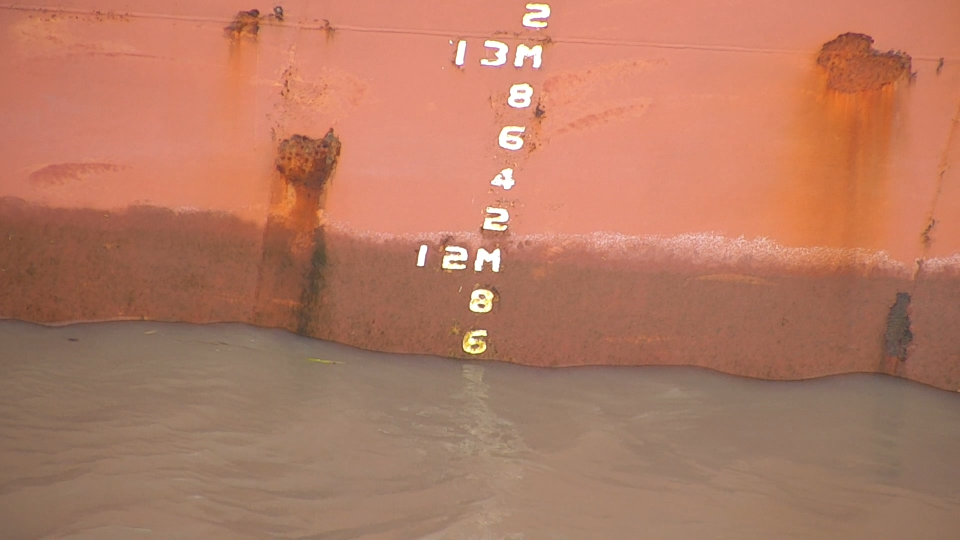
#> input picture Imagens/1.jpg, 1920 x 1080 px, found by its file name (shown at 1/2 size); its folder holds only this picture in this run
$ jupyter execute --allow-errors leitura_calado.ipynb   (shell and % lines are left out)
#> lines starting #> are read from the running program, lines starting #| are printed output that depends on the picture; after the words box and inside, x2 and y2 are one past the last pixel; in counts of white or black regions, pixels touching at a corner belong together
#> the sliders are set to path = ../imagens/1.jpg
<a href="https://colab.research.google.com/github/Felipe-Cancio/Dinamic-Draft-Reading/blob/master/Notebooks/leitura_calado.ipynb" target="_parent"></a>

[cell 1]
# Importando as bibliotecas necessárias
import cv2 as cv
import matplotlib.pyplot as plt
import matplotlib.image as img
import numpy as np

[cell 2]
# VISUALIZAR IMAGEM
def displayImg(img, title):
  plt.figure(figsize=(32,32))
  plt.subplot(122),plt.imshow(img)
  plt.title(title), plt.xticks([]), plt.yticks([])
  plt.show()

# VISUALIZAR A COMPARAÇÃO DE DUAS IMAGENS
def compareImgs(image1, image2, title1, title2, cmap=None):
  plt.figure(figsize=(22,22))
  plt.subplot(121),plt.imshow(image1, cmap=cmap)
  plt.title(title2), plt.xticks([]), plt.yticks([])
  plt.figure(figsize=(22,22))
  plt.subplot(122),plt.imshow(image2, cmap=cmap)
  plt.title(title2), plt.xticks([]), plt.yticks([])
  plt.show()

[cell 3]
# # EXEC GOOGLE COLAB
# # Montando o Drive
# from google.colab import drive
# drive.mount('/content/drive/MyDrive/IFMA/II Hackaton Softex IFMA DCOMP 2023/Programação/Imagens')

[cell 4]
# [17 lines of commented-out code are left out]

[cell 5]
# # EXEC GOOGLE COLAB
# # Canny Edge Detection
# edges = cv.Canny(gray,50,100)
# compareImgs(gray, edges)

[cell 6]
# # EXEC GOOGLE COLAB
# # Hough Line Trasnform
# copy = image.copy()   # Fazendo uma cópia da imagem original para desenhar as retas

# # # CLÁSSICA
# # lines = cv.HoughLines(edges, 1, np.pi/180, 150, None, 0, 0)
# # if lines is not None:
# #   for i in range(0, len(lines)):-
# #     rho = lines[i][0][0]
# #     theta = lines[i][0][1]
# #     a = np.cos(theta)
# #     b = np.sin(theta)
# #     x0 = a * rho
# #     y0 = b * rho
# #     pt1 = (int(x0 + 1000*(-b)), int(y0 + 1000*(a)))
# #     pt2 = (int(x0 - 1000*(-b)), int(y0 - 1000*(a)))
# #     cv.line(copy, pt1, pt2, (0,0,255), 3, cv.LINE_AA)

# # PROBABILÍSTICA
# linesP = cv.HoughLinesP(edges, 1, np.pi/180, 50, None, 50, 10)

# if linesP is not None:
#   for i in range(0, len(linesP)):
#     l = linesP[i][0]
#     cv.line(copy, (l[0], l[1]), (l[2], l[3]), (255,0,0), 3, cv.LINE_AA)

# displayImg(copy, 'Hough Transform')

[cell 7]
# EXEC JUPYTER NOTEBOOK
# Biblioteca p/ adicionar interatividade ao Jupyter
from ipywidgets import interact, interactive, interact_manual

# Definindo uma lista com o caminho de cada imagem do conjunto
paths = ['../imagens/' + str(i) + '.jpg' for i in range(1,21)]

# Função p/ carregar as imagens
def loadImages(path):
  # Deixando as imagens com escopo global
#> called with path = '../imagens/1.jpg'
  global image
  global gray

  image = plt.imread(path)                    # Lendo a imagem usando matplotlib
#> image is the input picture: shape (1080, 1920, 3); mean R, G, B 179.7, 122.2, 99
  gray = cv.cvtColor(image,cv.COLOR_BGR2GRAY) # Transformando a imagem p/ escala de cinza
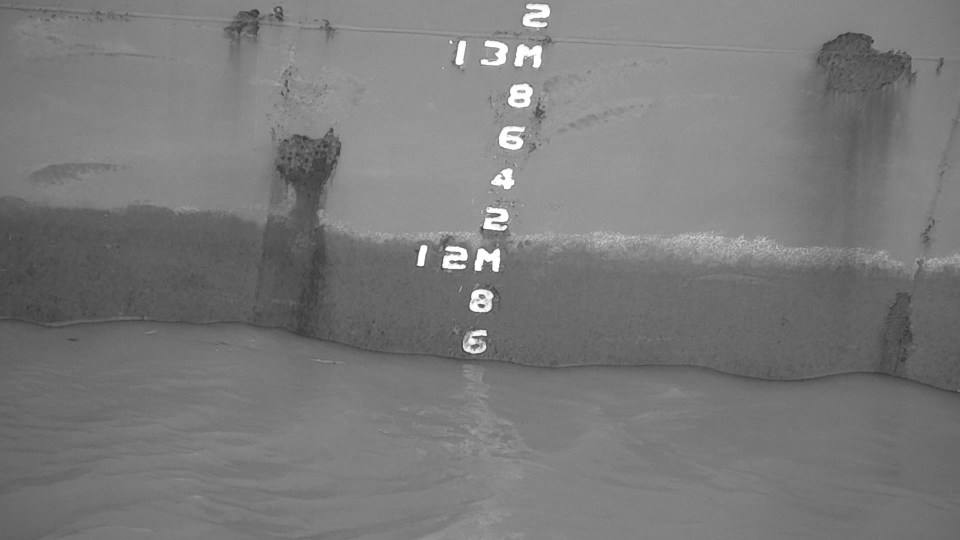
#> gray: shape (1080, 1920) (shown at 1/2 size); min 45, max 255, mean 121.8
#> the sliders are set to blockSize = 6, ksize = 8, k = 0.0055

interactive(loadImages, path=paths)

[cell 8]
# EXEC JUPYTER NOTEBOOK
# IMG ORIGINAL VS DETECÇÃO DE CANTOS INTERATIVA
def compareCorner(blockSize, ksize, k):
#> called with blockSize = 6, ksize = 8, k = 0.0055
  global harrisParams         # Variavel p/ salvar os parâmetros
  grayf32 = np.float32(gray)  # Convertendo o ndarray p/ float32 (necessário p/ o Harris Algorithm)
#> the sliders are set to minTreshould = 155, maxTreshould = 210
  dst = cv.cornerHarris(grayf32,blockSize,ksize,k)  # Detectando os cantos

  #resultado é dilatado para marcar os cantos (não importante)
  dst = cv.dilate(dst,None)
  cornerImg = image.copy()          # Cópia do ndarray p/ poder fzr alterações
  trshd = dst>0.01*dst.max()        # Definindo threshold
  cornerImg[trshd]=[255,0,0]        # Aplicando threshold visualização dos cantos (> 1% do maior valor)

  compareImgs(image, cornerImg, 'Original Image', 'Corner Image')
  harrisParams = [blockSize, ksize, k]

#> (the rest of this cell did not finish here and is left out)

[cell 9]
# EXEC JUPYTER NOTEBOOK
# Canny Edge Detection
# ORIGINAL VS DETECÇÃO DE BORDAS INTERATIVA
def compareEdges(minTreshould, maxTreshould):
#> called with minTreshould = 155, maxTreshould = 210
  global edges
  global cannyParams

  edges = cv.Canny(gray,minTreshould, maxTreshould)
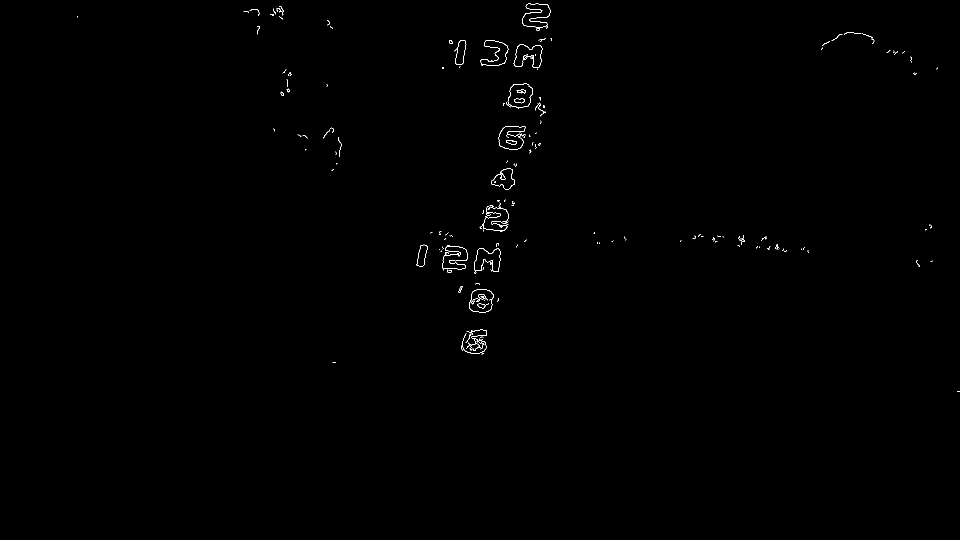
#> edges: shape (1080, 1920) (shown at 1/2 size); 0.26% white in thin lines or dots, all inside (x1, y1, x2, y2) = (154, 6, 1920, 784)
  compareImgs(image, edges, 'Original Image', 'Edges Image', cmap='gray')
  cannyParams = [minTreshould, maxTreshould]

interactive(compareEdges, minTreshould=(10,300,10), maxTreshould=(20,400,10)) # 250,350 - 50,100 - 40,120

[cell 10]
# EXEC JUPYTER NOTEBOOK
# Hough Line Trasnform
copy = image.copy()   # Fazendo uma cópia da imagem original para desenhar as retas

# [15 lines of commented-out code are left out]
linesP = cv.HoughLinesP(edges, 1, np.pi/180, 50, None, 50, 10)
#> linesP = [[1072, 58, 1082, 8]]

if linesP is not None:
  for i in range(0, len(linesP)):
    l = linesP[i][0]
    cv.line(copy, (l[0], l[1]), (l[2], l[3]), (255,0,0), 3, cv.LINE_AA)
#> this loop made 1 pass
#> copy: shape (1080, 1920, 3); 0.02% of pixels changed, all inside (x1, y1, x2, y2) = (1069, 6, 1086, 61)

displayImg(copy, 'Hough Transform')
